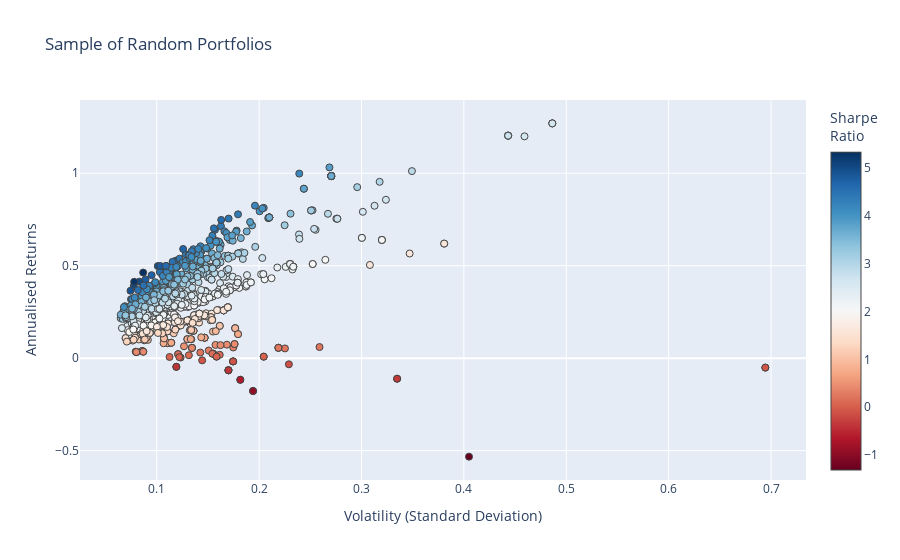

The notebook cell this image was saved under:
### Code cell
fig1 = go.Figure()

fig1.add_trace(go.Scatter(
    x=[np.sqrt(p["variance"]) for p in all_portfolios],
    y=[p["return"] for p in all_portfolios],
    mode='markers',
    marker=dict(
        color=[p["sharpe"] for p in all_portfolios],
        showscale=True,
        size=7,
        line=dict(width=1),
        colorscale="RdBu",
        colorbar=dict(title="Sharpe<br>Ratio")
    ),
    hoverinfo='text',
    text=[
        f"Return: {p['return']:.3%}<br>Volatility: {np.sqrt(p['variance']):.3f}<br>" +
        f"Sharpe Ratio: {p['return'] / (np.sqrt(p['variance'])):.3f}<br>" +
        "<br>".join([f"{p['tickers'][i]}: Weight={p['weights'][i]:.3f}" for i in range(len(p['tickers']))])
        for p in all_portfolios
    ]
))

fig1.update_layout(
    xaxis=dict(title='Volatility (Standard Deviation)'),
    yaxis=dict(title='Annualised Returns'),
    title='Sample of Random Portfolios'
)

fig1.show()

### Figure 1 — Plotly figure (JSON) as saved in the notebook; plotly's stock layout.template omitted (floating-point values rounded to 4 significant figures; data arrays with more than 128 entries replaced by an {"elided": "..."} marker saying what was removed)
{"data": [{"hoverinfo": "text", "marker": {"color": {"elided": "1000 float values"}, "colorbar": {"title": {"text": "Sharpe<br>Ratio"}}, "colorscale": [[0, "rgb(103,0,31)"], [0.1, "rgb(178,24,43)"], [0.2, "rgb(214,96,77)"], [0.3, "rgb(244,165,130)"], [0.4, "rgb(253,219,199)"], [0.5, "rgb(247,247,247)"], [0.6, "rgb(209,229,240)"], [0.7, "rgb(146,197,222)"], [0.8, "rgb(67,147,195)"], [0.9, "rgb(33,102,172)"], [1, "rgb(5,48,97)"]], "line": {"width": 1}, "showscale": true, "size": 7}, "mode": "markers", "text": {"elided": "1000 str values"}, "type": "scatter", "x": {"elided": "1000 float values"}, "y": {"elided": "1000 float values"}}], "layout": {"title": {"text": "Sample of Random Portfolios"}, "xaxis": {"title": {"text": "Volatility (Standard Deviation)"}}, "yaxis": {"title": {"text": "Annualised Returns"}}}}
